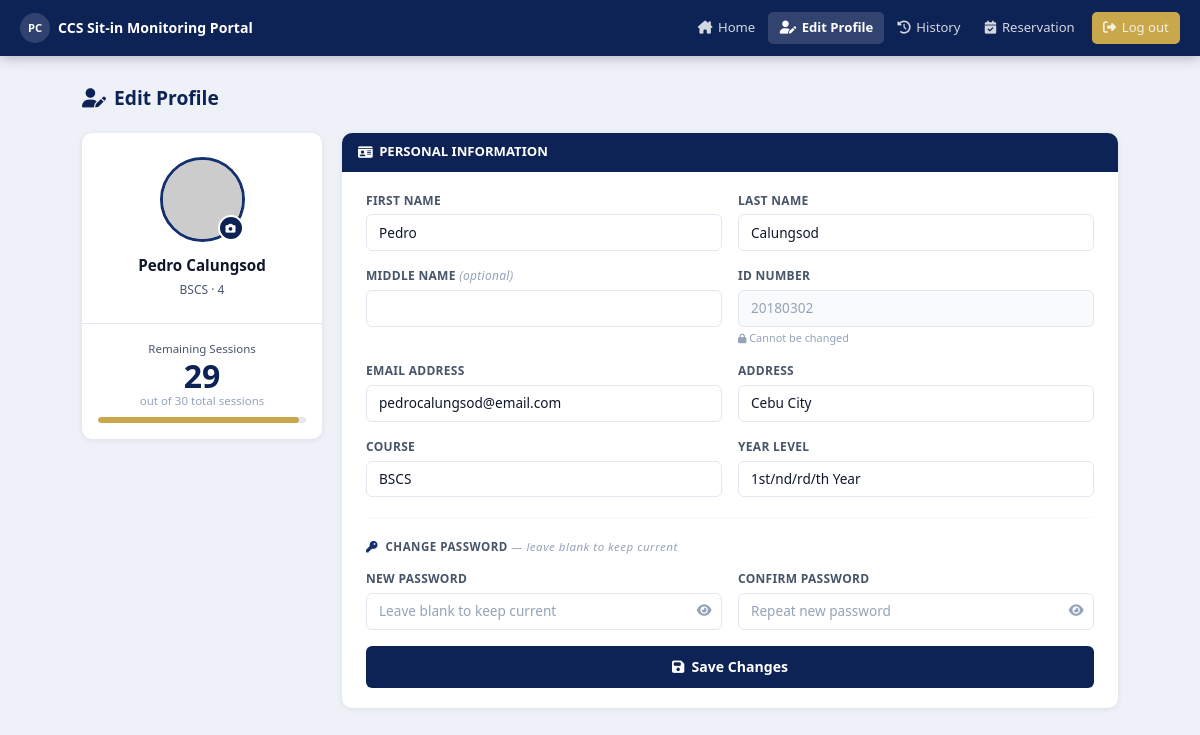
The page /edit_profile.php (signed in) on the database as committed earlier.
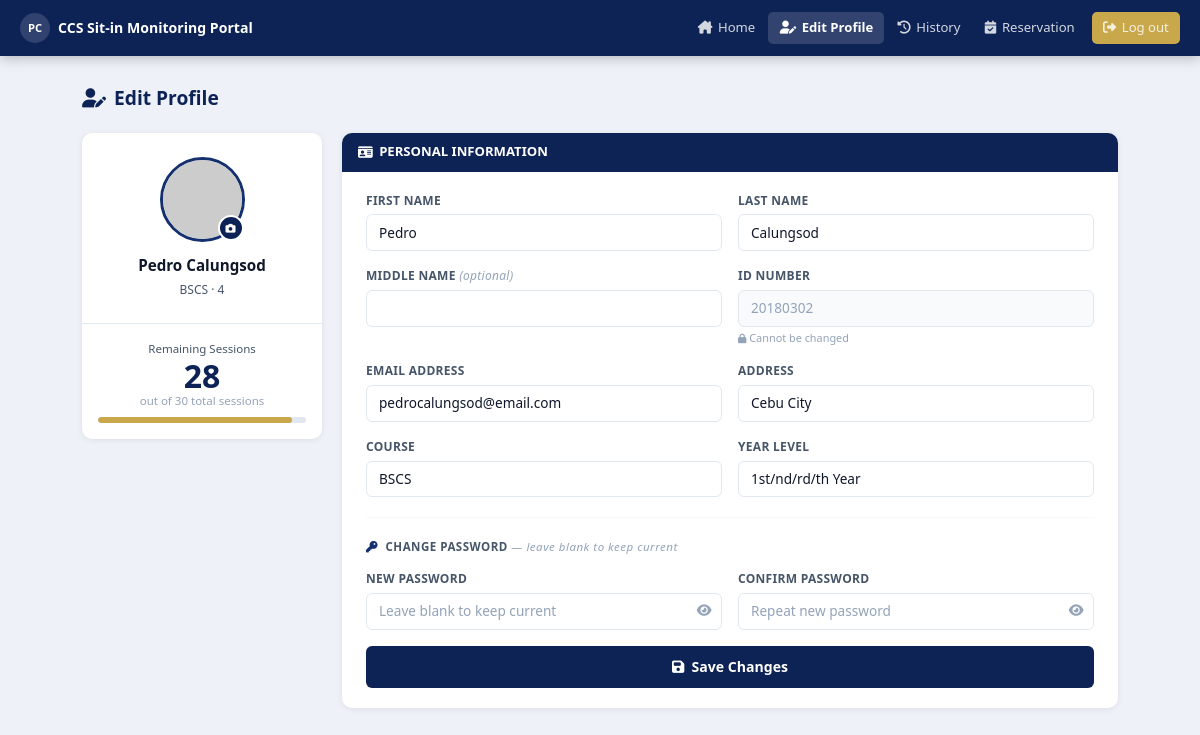
The same page on the database as committed later.
### tables this page shows
CREATE TABLE `users` (
  `id` int(10) UNSIGNED NOT NULL,
  `id_number` varchar(20) NOT NULL,
  `email` varchar(100) NOT NULL,
  `first_name` varchar(50) NOT NULL,
  `last_name` varchar(50) NOT NULL,
  `middle_name` varchar(50) DEFAULT NULL,
  `address` varchar(255) DEFAULT NULL,
  `course` varchar(20) NOT NULL,
  `year_level` tinyint(3) UNSIGNED NOT NULL DEFAULT 1,
  `password` varchar(255) NOT NULL COMMENT 'bcrypt hash',
  `profile_pic` varchar(255) DEFAULT NULL COMMENT 'relative path to uploaded photo',
  `sessions_left` tinyint(3) UNSIGNED NOT NULL DEFAULT 30 COMMENT 'max sit-in sessions allowed',
  `points` int(10) UNSIGNED NOT NULL DEFAULT 0,
  `created_at` timestamp NOT NULL DEFAULT current_timestamp(),
  `updated_at` timestamp NOT NULL DEFAULT current_timestamp() ON UPDATE current_timestamp(),
  `role` varchar(20) NOT NULL DEFAULT 'student'
);

### edit_profile.php (the view, shortened to what this page needs)
<?php
$conn = db_connect();
$uid  = (int) $_SESSION['user_id'];
$res  = $conn->query("SELECT * FROM `users` WHERE id = $uid LIMIT 1");
$user = $res ? $res->fetch_assoc() : [];
$first_name  = $user['first_name']  ?? '';
$last_name   = $user['last_name']   ?? '';
$middle_name = $user['middle_name'] ?? '';
$email       = $user['email']       ?? '';
$address     = $user['address']     ?? '';
$course      = $user['course']      ?? '';
$year_level  = $user['year_level']  ?? '';
$id_number   = $user['id_number']   ?? '';
$sess        = $user['sessions_left'] ?? 30;
$sess_pct    = min(100, ($sess / 30) * 100);
$fullname    = trim($first_name . ' ' . $last_name);
$initials    = strtoupper(substr($first_name,0,1) . substr($last_name,0,1));
$photo       = !empty($user['profile_photo'])
    ? htmlspecialchars($user['profile_photo'])
    : 'https://ui-avatars.com/api/?name=' . urlencode($fullname) . '&background=0d2255&color=fff&size=85';
?>
<!DOCTYPE html>
<html lang="en">
<head>
  <link href="https://cdn.jsdelivr.net/npm/bootstrap@5.3.3/dist/css/bootstrap.min.css" rel="stylesheet"/>
  <link href="https://cdnjs.cloudflare.com/ajax/libs/font-awesome/6.5.0/css/all.min.css" rel="stylesheet"/>
</head>
<body>
<nav class="top-nav">
  <a class="nav-brand" href="dashboard.php">
    <div class="brand-circle"><?= $initials ?></div>
    CCS Sit-in Monitoring Portal
  </a>
  <div class="nav-links">
    <a href="dashboard.php"><i class="fa-solid fa-house-chimney"></i> Home</a>
    <a href="edit_profile.php" class="active"><i class="fa-solid fa-user-pen"></i> Edit Profile</a>
    <a href="dashboard.php#history" onclick="sessionStorage.setItem('tab','history')"><i class="fa-solid fa-clock-rotate-left"></i> History</a>
    <a href="dashboard.php#reservation" onclick="sessionStorage.setItem('tab','reservation')"><i class="fa-solid fa-calendar-check"></i> Reservation</a>
    <a href="logout.php" class="btn-logout"><i class="fa-solid fa-right-from-bracket"></i> Log out</a>
  </div>
</nav>
<div class="main-wrap">
  <div class="page-title"><i class="fa-solid fa-user-pen"></i> Edit Profile</div>
  <div class="profile-layout">
    <div class="sidebar-card">
      <div class="sidebar-top">
        <div class="avatar-wrap">
          <img src="<?= $photo ?>" id="avatarPreview" alt="Avatar"
            onerror="this.src='https://ui-avatars.com/api/?name=<?= urlencode($fullname) ?>&background=0d2255&color=fff&size=85'"/>
          <button class="avatar-edit-btn" type="button"
            onclick="document.getElementById('photoInput').click()" title="Change photo">
            <i class="fa-solid fa-camera"></i>
          </button>
        </div>
        <div class="sidebar-name" id="sidebarName"><?= htmlspecialchars($fullname) ?></div>
        <div class="sidebar-sub"  id="sidebarSub"><?= htmlspecialchars($course . ' · ' . $year_level) ?></div>
      </div>
      <div class="session-box">
        <div class="session-label">Remaining Sessions</div>
        <div class="session-num"><?= $sess ?></div>
        <div class="session-of">out of 30 total sessions</div>
        <div class="session-bar-wrap">
          <div class="session-bar" style="width:<?= $sess_pct ?>%;"></div>
        </div>
      </div>
    </div>
    <div class="form-card">
      <div class="form-card-header"><i class="fa-solid fa-id-card"></i> PERSONAL INFORMATION</div>
      <div class="form-card-body">
        <div class="row g-3">
          <div class="col-md-6">
            <label class="f-label">First Name</label>
            <input type="text" class="form-control" id="firstname"
              value="<?= htmlspecialchars($first_name) ?>" required/>
          </div>
          <div class="col-md-6">
            <label class="f-label">Last Name</label>
            <input type="text" class="form-control" id="lastname"
              value="<?= htmlspecialchars($last_name) ?>" required/>
          </div>
          <div class="col-md-6">
            <label class="f-label">Middle Name <span style="font-weight:400;text-transform:none;font-style:italic;color:var(--text3);">(optional)</span></label>
            <input type="text" class="form-control" id="middlename"
              value="<?= htmlspecialchars($middle_name) ?>"/>
          </div>
          <div class="col-md-6">
            <label class="f-label">ID Number</label>
            <input type="text" class="form-control" readonly
              value="<?= htmlspecialchars($id_number) ?>"/>
            <div class="f-note"><i class="fa-solid fa-lock" style="font-size:.6rem;"></i> Cannot be changed</div>
          </div>
          <div class="col-md-6">
            <label class="f-label">Email Address</label>
            <input type="email" class="form-control" id="email"
              value="<?= htmlspecialchars($email) ?>" required/>
          </div>
          <div class="col-md-6">
            <label class="f-label">Address</label>
            <input type="text" class="form-control" id="address"
              value="<?= htmlspecialchars($address) ?>"/>
          </div>
          <div class="col-md-6">
            <label class="f-label">Course</label>
            <select class="form-select" id="course">
              <?php foreach (['BSIT','BSCS','BSIS','ACT'] as $c): ?>
                <option value="<?= $c ?>" <?= $course===$c?'selected':'' ?>><?= $c ?></option>
              <?php endforeach; ?>
            </select>
          </div>
          <div class="col-md-6">
            <label class="f-label">Year Level</label>
            <select class="form-select" id="year_level">
              <?php foreach (['1','2','3','4'] as $y): ?>
                <option value="<?= $y ?>" <?= $year_level==$y?'selected':'' ?><?= $year_level==="$y"?'selected':'' ?>><?= $y ?>st/nd/rd/th Year</option>
              <?php endforeach; ?>
            </select>
          </div>
        </div>
        <hr class="section-divider"/>
        <div class="section-sub-label">
          <i class="fa-solid fa-key" style="color:var(--navy2);margin-right:4px;"></i>
          Change Password
          <span style="font-weight:400;text-transform:none;font-style:italic;color:var(--text3);">— leave blank to keep current</span>
        </div>
        <div class="row g-3">
          <div class="col-md-6">
            <label class="f-label">New Password</label>
            <div class="pw-wrap">
              <input type="password" class="form-control" id="new_password" placeholder="Leave blank to keep current" autocomplete="new-password"/>
              <button type="button" class="pw-toggle" onclick="togglePw('new_password',this)"><i class="fa-solid fa-eye"></i></button>
            </div>
          </div>
          <div class="col-md-6">
            <label class="f-label">Confirm Password</label>
            <div class="pw-wrap">
              <input type="password" class="form-control" id="confirm_password" placeholder="Repeat new password" autocomplete="new-password"/>
              <button type="button" class="pw-toggle" onclick="togglePw('confirm_password',this)"><i class="fa-solid fa-eye"></i></button>
            </div>
          </div>
        </div>
        <button class="btn-save" id="saveBtn" onclick="saveProfile()">
          <i class="fa-solid fa-floppy-disk" id="btnIcon"></i>
          <span id="btnText">Save Changes</span>
        </button>
      </div>
    </div>
  </div>
</div>
</body>
</html>

Rows that differ between the two databases and show on the page:
changed users "Pedro Calungsod": sessions_left "29" → "28"
